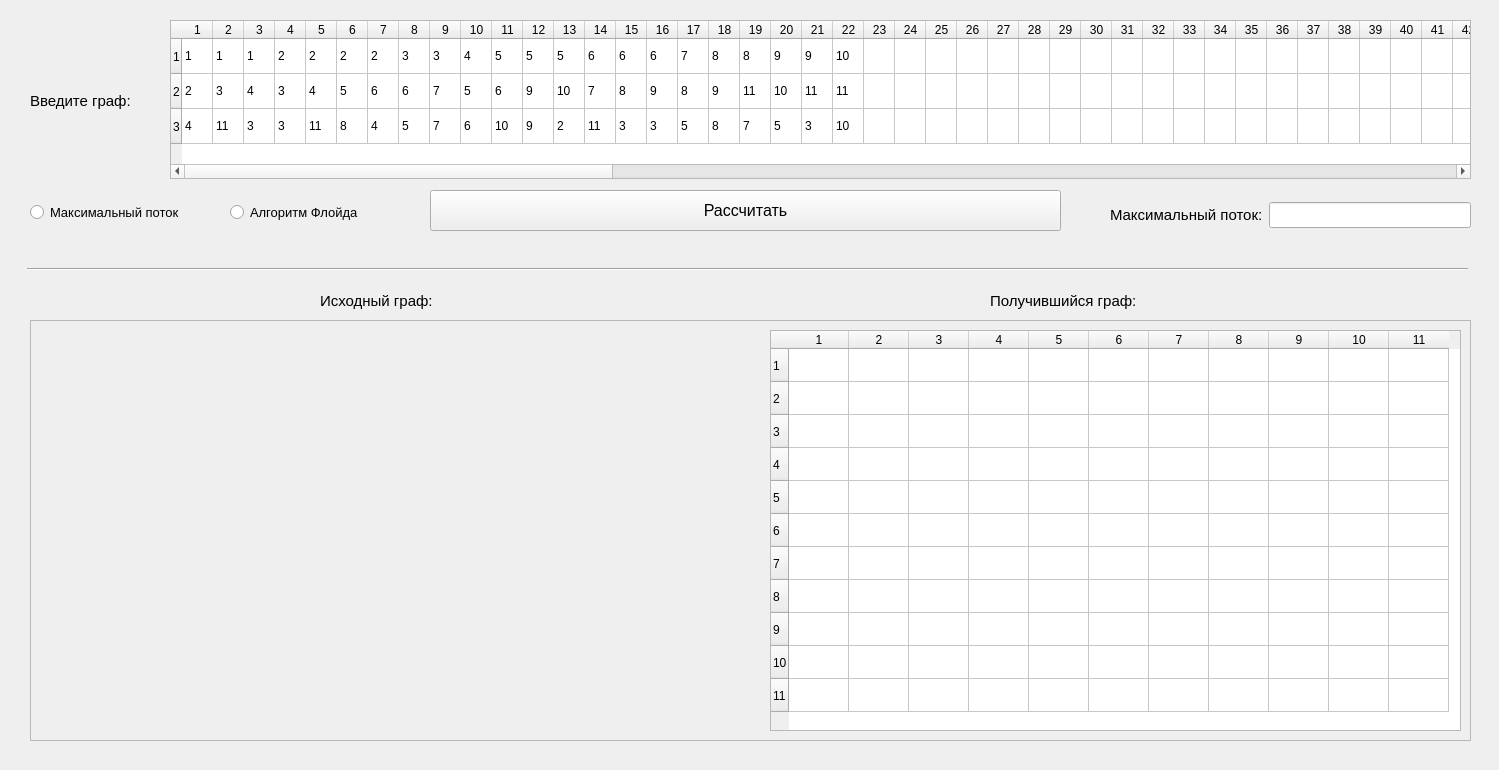
<?xml version="1.0" encoding="UTF-8"?>
<ui version="4.0">
 <class>Form</class>
 <widget class="QWidget" name="Form">
  <property name="geometry">
   <rect>
    <x>0</x>
    <y>0</y>
    <width>1499</width>
    <height>770</height>
   </rect>
  </property>
  <property name="windowTitle">
   <string>Form</string>
  </property>
  <widget class="QLabel" name="label">
   <property name="geometry">
    <rect>
     <x>40</x>
     <y>330</y>
     <width>700</width>
     <height>401</height>
    </rect>
   </property>
   <property name="frameShadow">
    <enum>QFrame::Raised</enum>
   </property>
   <property name="text">
    <string/>
   </property>
  </widget>
  <widget class="QPushButton" name="pushButton">
   <property name="geometry">
    <rect>
     <x>430</x>
     <y>190</y>
     <width>631</width>
     <height>41</height>
    </rect>
   </property>
   <property name="font">
    <font>
     <pointsize>12</pointsize>
    </font>
   </property>
   <property name="text">
    <string>Рассчитать</string>
   </property>
  </widget>
  <widget class="QFrame" name="frame">
   <property name="geometry">
    <rect>
     <x>30</x>
     <y>320</y>
     <width>1441</width>
     <height>421</height>
    </rect>
   </property>
   <property name="frameShape">
    <enum>QFrame::StyledPanel</enum>
   </property>
   <property name="frameShadow">
    <enum>QFrame::Plain</enum>
   </property>
  </widget>
  <widget class="QLabel" name="label_3">
   <property name="geometry">
    <rect>
     <x>30</x>
     <y>90</y>
     <width>118</width>
     <height>22</height>
    </rect>
   </property>
   <property name="font">
    <font>
     <pointsize>11</pointsize>
    </font>
   </property>
   <property name="text">
    <string>Введите граф:</string>
   </property>
  </widget>
  <widget class="QTableWidget" name="tableWidget">
   <property name="geometry">
    <rect>
     <x>170</x>
     <y>20</y>
     <width>1301</width>
     <height>159</height>
    </rect>
   </property>
   <property name="gridStyle">
    <enum>Qt::SolidLine</enum>
   </property>
   <property name="rowCount">
    <number>3</number>
   </property>
   <property name="columnCount">
    <number>122</number>
   </property>
   <attribute name="horizontalHeaderDefaultSectionSize">
    <number>31</number>
   </attribute>
   <attribute name="verticalHeaderVisible">
    <bool>true</bool>
   </attribute>
   <attribute name="verticalHeaderDefaultSectionSize">
    <number>35</number>
   </attribute>
   <attribute name="verticalHeaderMinimumSectionSize">
    <number>20</number>
   </attribute>
   <attribute name="verticalHeaderShowSortIndicator" stdset="0">
    <bool>false</bool>
   </attribute>
   <attribute name="verticalHeaderStretchLastSection">
    <bool>false</bool>
   </attribute>
   <row/>
   <row/>
   <row/>
   <column/>
   <column/>
   <column/>
   <column/>
   <column/>
   <column/>
   <column/>
   <column/>
   <column/>
   <column/>
   <column/>
   <column/>
   <column/>
   <column/>
   <column/>
   <column/>
   <column/>
   <column/>
   <column/>
   <column/>
   <column/>
   <column/>
   <column/>
   <column/>
   <column/>
   <column/>
   <column/>
   <column/>
   <column/>
   <column/>
   <column/>
   <column/>
   <column/>
   <column/>
   <column/>
   <column/>
   <column/>
   <column/>
   <column/>
   <column/>
   <column/>
   <column/>
   <column/>
   <column/>
   <column/>
   <column/>
   <column/>
   <column/>
   <column/>
   <column/>
   <column/>
   <column/>
   <column/>
   <column/>
   <column/>
   <column/>
   <column/>
   <column/>
   <column/>
   <column/>
   <column/>
   <column/>
   <column/>
   <column/>
   <column/>
   <column/>
   <column/>
   <column/>
   <column/>
   <column/>
   <column/>
   <column/>
   <column/>
   <column/>
   <column/>
   <column/>
   <column/>
   <column/>
   <column/>
   <column/>
   <column/>
   <column/>
   <column/>
   <column/>
   <column/>
   <column/>
   <column/>
   <column/>
   <column/>
   <column/>
   <column/>
   <column/>
   <column/>
   <column/>
   <column/>
   <column/>
   <column/>
   <column/>
   <column/>
   <column/>
   <column/>
   <column/>
   <column/>
   <column/>
   <column/>
   <column/>
   <column/>
   <column/>
   <column/>
   <column/>
   <column/>
   <column/>
   <column/>
   <column/>
   <column/>
   <column/>
   <column/>
   <column/>
   <column/>
   <column/>
   <column/>
   <column/>
   <item row="0" column="0">
    <property name="text">
     <string>1</string>
    </property>
   </item>
   <item row="0" column="1">
    <property name="text">
     <string>1</string>
    </property>
   </item>
   <item row="0" column="2">
    <property name="text">
     <string>1</string>
    </property>
   </item>
   <item row="0" column="3">
    <property name="text">
     <string>2</string>
    </property>
   </item>
   <item row="0" column="4">
    <property name="text">
     <string>2</string>
    </property>
   </item>
   <item row="0" column="5">
    <property name="text">
     <string>2</string>
    </property>
   </item>
   <item row="0" column="6">
    <property name="text">
     <string>2</string>
    </property>
   </item>
   <item row="0" column="7">
    <property name="text">
     <string>3</string>
    </property>
   </item>
   <item row="0" column="8">
    <property name="text">
     <string>3</string>
    </property>
   </item>
   <item row="0" column="9">
    <property name="text">
     <string>4</string>
    </property>
   </item>
   <item row="0" column="10">
    <property name="text">
     <string>5</string>
    </property>
   </item>
   <item row="0" column="11">
    <property name="text">
     <string>5</string>
    </property>
   </item>
   <item row="0" column="12">
    <property name="text">
     <string>5</string>
    </property>
   </item>
   <item row="0" column="13">
    <property name="text">
     <string>6</string>
    </property>
   </item>
   <item row="0" column="14">
    <property name="text">
     <string>6</string>
    </property>
   </item>
   <item row="0" column="15">
    <property name="text">
     <string>6</string>
    </property>
   </item>
   <item row="0" column="16">
    <property name="text">
     <string>7</string>
    </property>
   </item>
   <item row="0" column="17">
    <property name="text">
     <string>8</string>
    </property>
   </item>
   <item row="0" column="18">
    <property name="text">
     <string>8</string>
    </property>
   </item>
   <item row="0" column="19">
    <property name="text">
     <string>9</string>
    </property>
   </item>
   <item row="0" column="20">
    <property name="text">
     <string>9</string>
    </property>
   </item>
   <item row="0" column="21">
    <property name="text">
     <string>10</string>
    </property>
   </item>
   <item row="1" column="0">
    <property name="text">
     <string>2</string>
    </property>
   </item>
   <item row="1" column="1">
    <property name="text">
     <string>3</string>
    </property>
   </item>
   <item row="1" column="2">
    <property name="text">
     <string>4</string>
    </property>
   </item>
   <item row="1" column="3">
    <property name="text">
     <string>3</string>
    </property>
   </item>
   <item row="1" column="4">
    <property name="text">
     <string>4</string>
    </property>
   </item>
   <item row="1" column="5">
    <property name="text">
     <string>5</string>
    </property>
   </item>
   <item row="1" column="6">
    <property name="text">
     <string>6</string>
    </property>
   </item>
   <item row="1" column="7">
    <property name="text">
     <string>6</string>
    </property>
   </item>
   <item row="1" column="8">
    <property name="text">
     <string>7</string>
    </property>
   </item>
   <item row="1" column="9">
    <property name="text">
     <string>5</string>
    </property>
   </item>
   <item row="1" column="10">
    <property name="text">
     <string>6</string>
    </property>
   </item>
   <item row="1" column="11">
    <property name="text">
     <string>9</string>
    </property>
   </item>
   <item row="1" column="12">
    <property name="text">
     <string>10</string>
    </property>
   </item>
   <item row="1" column="13">
    <property name="text">
     <string>7</string>
    </property>
   </item>
   <item row="1" column="14">
    <property name="text">
     <string>8</string>
    </property>
   </item>
   <item row="1" column="15">
    <property name="text">
     <string>9</string>
    </property>
   </item>
   <item row="1" column="16">
    <property name="text">
     <string>8</string>
    </property>
   </item>
   <item row="1" column="17">
    <property name="text">
     <string>9</string>
    </property>
   </item>
   <item row="1" column="18">
    <property name="text">
     <string>11</string>
    </property>
   </item>
   <item row="1" column="19">
    <property name="text">
     <string>10</string>
    </property>
   </item>
   <item row="1" column="20">
    <property name="text">
     <string>11</string>
    </property>
   </item>
   <item row="1" column="21">
    <property name="text">
     <string>11</string>
    </property>
   </item>
   <item row="2" column="0">
    <property name="text">
     <string>4</string>
    </property>
   </item>
   <item row="2" column="1">
    <property name="text">
     <string>11</string>
    </property>
   </item>
   <item row="2" column="2">
    <property name="text">
     <string>3</string>
    </property>
   </item>
   <item row="2" column="3">
    <property name="text">
     <string>3</string>
    </property>
   </item>
   <item row="2" column="4">
    <property name="text">
     <string>11</string>
    </property>
   </item>
   <item row="2" column="5">
    <property name="text">
     <string>8</string>
    </property>
   </item>
   <item row="2" column="6">
    <property name="text">
     <string>4</string>
    </property>
   </item>
   <item row="2" column="7">
    <property name="text">
     <string>5</string>
    </property>
   </item>
   <item row="2" column="8">
    <property name="text">
     <string>7</string>
    </property>
   </item>
   <item row="2" column="9">
    <property name="text">
     <string>6</string>
    </property>
   </item>
   <item row="2" column="10">
    <property name="text">
     <string>10</string>
    </property>
   </item>
   <item row="2" column="11">
    <property name="text">
     <string>9</string>
    </property>
   </item>
   <item row="2" column="12">
    <property name="text">
     <string>2</string>
    </property>
   </item>
   <item row="2" column="13">
    <property name="text">
     <string>11</string>
    </property>
   </item>
   <item row="2" column="14">
    <property name="text">
     <string>3</string>
    </property>
   </item>
   <item row="2" column="15">
    <property name="text">
     <string>3</string>
    </property>
   </item>
   <item row="2" column="16">
    <property name="text">
     <string>5</string>
    </property>
   </item>
   <item row="2" column="17">
    <property name="text">
     <string>8</string>
    </property>
   </item>
   <item row="2" column="18">
    <property name="text">
     <string>7</string>
    </property>
   </item>
   <item row="2" column="19">
    <property name="text">
     <string>5</string>
    </property>
   </item>
   <item row="2" column="20">
    <property name="text">
     <string>3</string>
    </property>
   </item>
   <item row="2" column="21">
    <property name="text">
     <string>10</string>
    </property>
   </item>
  </widget>
  <widget class="QWidget" name="layoutWidget">
   <property name="geometry">
    <rect>
     <x>1110</x>
     <y>200</y>
     <width>361</width>
     <height>30</height>
    </rect>
   </property>
   <layout class="QHBoxLayout" name="horizontalLayout">
    <item>
     <widget class="QLabel" name="label_2">
      <property name="enabled">
       <bool>true</bool>
      </property>
      <property name="font">
       <font>
        <pointsize>11</pointsize>
       </font>
      </property>
      <property name="text">
       <string>Максимальный поток:</string>
      </property>
     </widget>
    </item>
    <item>
     <widget class="QLineEdit" name="lineEdit">
      <property name="enabled">
       <bool>true</bool>
      </property>
      <property name="font">
       <font>
        <pointsize>11</pointsize>
       </font>
      </property>
      <property name="readOnly">
       <bool>true</bool>
      </property>
     </widget>
    </item>
   </layout>
  </widget>
  <widget class="QLabel" name="label_4">
   <property name="geometry">
    <rect>
     <x>760</x>
     <y>330</y>
     <width>700</width>
     <height>401</height>
    </rect>
   </property>
   <property name="font">
    <font>
     <pointsize>11</pointsize>
    </font>
   </property>
   <property name="text">
    <string/>
   </property>
  </widget>
  <widget class="QRadioButton" name="radioButton">
   <property name="geometry">
    <rect>
     <x>30</x>
     <y>200</y>
     <width>194</width>
     <height>25</height>
    </rect>
   </property>
   <property name="font">
    <font>
     <pointsize>10</pointsize>
    </font>
   </property>
   <property name="text">
    <string>Максимальный поток</string>
   </property>
  </widget>
  <widget class="QRadioButton" name="radioButton_2">
   <property name="geometry">
    <rect>
     <x>230</x>
     <y>200</y>
     <width>165</width>
     <height>25</height>
    </rect>
   </property>
   <property name="font">
    <font>
     <pointsize>10</pointsize>
    </font>
   </property>
   <property name="text">
    <string>Алгоритм Флойда</string>
   </property>
  </widget>
  <widget class="QLabel" name="label_5">
   <property name="geometry">
    <rect>
     <x>320</x>
     <y>290</y>
     <width>133</width>
     <height>22</height>
    </rect>
   </property>
   <property name="font">
    <font>
     <pointsize>11</pointsize>
    </font>
   </property>
   <property name="text">
    <string>Исходный граф:</string>
   </property>
  </widget>
  <widget class="QLabel" name="label_6">
   <property name="geometry">
    <rect>
     <x>990</x>
     <y>290</y>
     <width>174</width>
     <height>22</height>
    </rect>
   </property>
   <property name="font">
    <font>
     <pointsize>11</pointsize>
    </font>
   </property>
   <property name="text">
    <string>Получившийся граф:</string>
   </property>
  </widget>
  <widget class="Line" name="line">
   <property name="geometry">
    <rect>
     <x>27</x>
     <y>259</y>
     <width>1441</width>
     <height>21</height>
    </rect>
   </property>
   <property name="orientation">
    <enum>Qt::Horizontal</enum>
   </property>
  </widget>
  <widget class="QTableWidget" name="tableWidget_2">
   <property name="enabled">
    <bool>true</bool>
   </property>
   <property name="geometry">
    <rect>
     <x>770</x>
     <y>330</y>
     <width>691</width>
     <height>401</height>
    </rect>
   </property>
   <property name="showGrid">
    <bool>true</bool>
   </property>
   <property name="rowCount">
    <number>11</number>
   </property>
   <property name="columnCount">
    <number>11</number>
   </property>
   <attribute name="horizontalHeaderDefaultSectionSize">
    <number>60</number>
   </attribute>
   <attribute name="verticalHeaderDefaultSectionSize">
    <number>33</number>
   </attribute>
   <row/>
   <row/>
   <row/>
   <row/>
   <row/>
   <row/>
   <row/>
   <row/>
   <row/>
   <row/>
   <row/>
   <column/>
   <column/>
   <column/>
   <column/>
   <column/>
   <column/>
   <column/>
   <column/>
   <column/>
   <column/>
   <column/>
  </widget>
  <zorder>label</zorder>
  <zorder>frame</zorder>
  <zorder>label_3</zorder>
  <zorder>tableWidget</zorder>
  <zorder>layoutWidget</zorder>
  <zorder>label_4</zorder>
  <zorder>radioButton</zorder>
  <zorder>radioButton_2</zorder>
  <zorder>label_5</zorder>
  <zorder>label_6</zorder>
  <zorder>line</zorder>
  <zorder>pushButton</zorder>
  <zorder>tableWidget_2</zorder>
 </widget>
 <resources/>
 <connections>
  <connection>
   <sender>pushButton</sender>
   <signal>clicked()</signal>
   <receiver>Form</receiver>
   <slot>slot1()</slot>
   <hints>
    <hint type="sourcelabel">
     <x>515</x>
     <y>135</y>
    </hint>
    <hint type="destinationlabel">
     <x>509</x>
     <y>447</y>
    </hint>
   </hints>
  </connection>
 </connections>
 <slots>
  <slot>slot1()</slot>
 </slots>
</ui>
